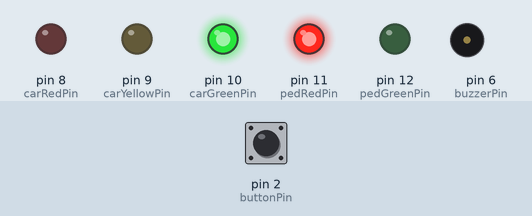
Recording of a sketch running on a simulated Arduino Uno, built with avr-gcc and run on an emulated ATmega328P. Parts: output pins drawn as LEDs (lit = HIGH), buzzer (waves = sounding). The inputs (shaded band) are chosen by the test bench; at power-on: pin 2 (buttonPin) HIGH.

Above: at 1.2 s.
1.3 s: pin 2 (buttonPin) pulled LOW for 0.15 s
At 2.2 s:
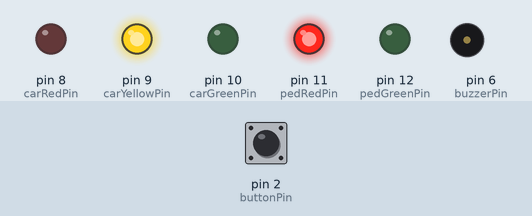
At 3.6 s:
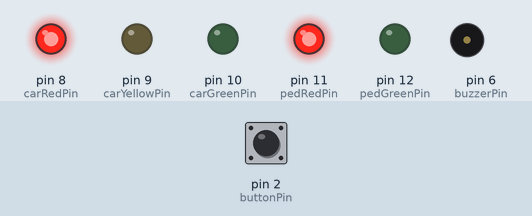
Timing chart, 0 to 14.8 s (numbered marks = the images above; inputs shaded):
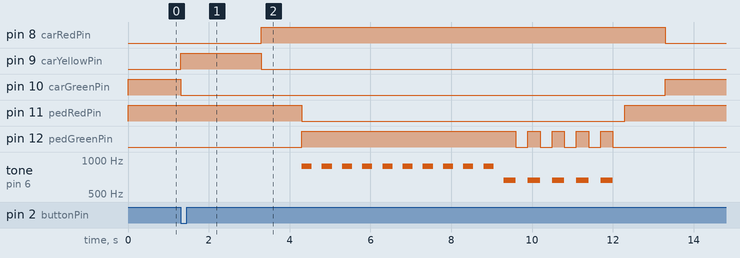

Measured:
- after the input at 1.3 s, pin 8 (carRedPin): LOW → HIGH after 2.0 s, → LOW 10.0 s later; pin 9 (carYellowPin): LOW → HIGH at once, → LOW 2.0 s later

The sketch:

traffic_light_pedestrian.ino
```cpp
/*
  Traffic Light Pedestrian Demo Setup

  Parts:
  - 5 LEDs
  - 5 resistors for the LEDs (220 ohm typical)
  - 1 pushbutton
  - 1 passive 3-pin buzzer module

  Wiring:
  - Car red LED anode -> pin 8 through a resistor
  - Car yellow LED anode -> pin 9 through a resistor
  - Car green LED anode -> pin 10 through a resistor
  - Pedestrian red LED anode -> pin 11 through a resistor
  - Pedestrian green LED anode -> pin 12 through a resistor
  - All LED cathodes -> GND
  - Pushbutton one side -> pin 2
  - Pushbutton other side -> GND
  - Buzzer module GND -> GND
  - Buzzer module VCC -> 5V
  - Buzzer module I/O -> pin 6

  Notes:
  - The button uses INPUT_PULLUP, so it reads pressed when connected to GND.
  - This sketch assumes the buzzer module is passive, so the Arduino generates the tone.
  - Press the button while cars have green to request a walk cycle.
*/
const int carRedPin = 8;
const int carYellowPin = 9;
const int carGreenPin = 10;

const int pedRedPin = 11;
const int pedGreenPin = 12;

const int buttonPin = 2;
const int buzzerPin = 6;

enum LightState {
  CARS_GO,
  CARS_SLOW,
  ALL_STOP_1,
  PEDESTRIANS_GO,
  PEDESTRIANS_FLASH,
  ALL_STOP_2
};

LightState state = CARS_GO;

unsigned long stateStartedAt = 0;
bool pedestrianRequested = false;
bool lastButtonPressed = false;

const unsigned long yellowTimeMs = 2000;
const unsigned long allStopTimeMs = 1000;
const unsigned long walkTimeMs = 5000;
const unsigned long flashIntervalMs = 300;

void playBuzzer(unsigned int frequency) {
  tone(buzzerPin, frequency);
}

void playBuzzer(unsigned int frequency, unsigned long durationMs) {
  tone(buzzerPin, frequency, durationMs);
}

void stopBuzzer() {
  noTone(buzzerPin);
}

bool buttonPressed() {
  return digitalRead(buttonPin) == LOW;
}

bool buttonJustPressed() {
  bool currentPressed = buttonPressed();
  bool justPressed = currentPressed && !lastButtonPressed;
  lastButtonPressed = currentPressed;
  return justPressed;
}

void setLights(bool carRed, bool carYellow, bool carGreen, bool pedRed, bool pedGreen) {
  digitalWrite(carRedPin, carRed);
  digitalWrite(carYellowPin, carYellow);
  digitalWrite(carGreenPin, carGreen);
  digitalWrite(pedRedPin, pedRed);
  digitalWrite(pedGreenPin, pedGreen);
}

void setState(LightState newState) {
  state = newState;
  stateStartedAt = millis();
}

void enterCarsGo() {
  setLights(false, false, true, true, false);
  stopBuzzer();
  pedestrianRequested = false;
  setState(CARS_GO);
}

void enterCarsSlow() {
  setLights(false, true, false, true, false);
  stopBuzzer();
  setState(CARS_SLOW);
}

void enterAllStop1() {
  setLights(true, false, false, true, false);
  stopBuzzer();
  setState(ALL_STOP_1);
}

void enterPedestriansGo() {
  setLights(true, false, false, false, true);
  playBuzzer(880);
  setState(PEDESTRIANS_GO);
}

void enterPedestriansFlash() {
  setLights(true, false, false, false, true);
  stopBuzzer();
  setState(PEDESTRIANS_FLASH);
}

void enterAllStop2() {
  setLights(true, false, false, true, false);
  stopBuzzer();
  setState(ALL_STOP_2);
}

void setup() {
  pinMode(carRedPin, OUTPUT);
  pinMode(carYellowPin, OUTPUT);
  pinMode(carGreenPin, OUTPUT);
  pinMode(pedRedPin, OUTPUT);
  pinMode(pedGreenPin, OUTPUT);
  pinMode(buttonPin, INPUT_PULLUP);
  pinMode(buzzerPin, OUTPUT);

  enterCarsGo();
}

void loop() {
  if (buttonJustPressed() && state == CARS_GO) {
    pedestrianRequested = true;
  }

  unsigned long elapsed = millis() - stateStartedAt;

  switch (state) {
    case CARS_GO:
      if (pedestrianRequested) {
        enterCarsSlow();
      }
      break;

    case CARS_SLOW:
      if (elapsed >= yellowTimeMs) {
        enterAllStop1();
      }
      break;

    case ALL_STOP_1:
      if (elapsed >= allStopTimeMs) {
        enterPedestriansGo();
      }
      break;

    case PEDESTRIANS_GO:
      if ((elapsed / 250) % 2 == 0) {
        playBuzzer(880);
      } else {
        stopBuzzer();
      }

      if (elapsed >= walkTimeMs) {
        enterPedestriansFlash();
      }
      break;

    case PEDESTRIANS_FLASH:
      if ((elapsed / flashIntervalMs) % 2 == 0) {
        digitalWrite(pedGreenPin, HIGH);
        playBuzzer(660, 80);
      } else {
        digitalWrite(pedGreenPin, LOW);
        stopBuzzer();
      }

      if (elapsed >= 3000) {
        enterAllStop2();
      }
      break;

    case ALL_STOP_2:
      if (elapsed >= allStopTimeMs) {
        enterCarsGo();
      }
      break;
  }
}
```
